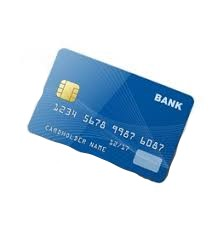
#> input picture proccesor/sample/im1.jpg, 212 x 238 px
$ python -i card_detection.py   (imports and definitions only)
#> lines starting #> are read from the running program, lines starting #| are printed output that depends on the picture; after the words box and inside, x2 and y2 are one past the last pixel; in counts of white or black regions, pixels touching at a corner belong together
#> further down, picture is the input picture: shape (238, 212, 3); mean B, G, R 231, 217.2, 200.9
# card_processor.py
import numpy as np
import math
import cv2
import cv2 as cv
from operator import mul
from functools import reduce

def compute_square_quad(box):
    def compute_dist(p1, p2):
        return sum([(d1 - d2) ** 2 for d1,d2 in zip(p1, p2)]) ** 0.5

    def compte_square_tri(p1, p2, p3):
        a = compute_dist(p1, p2)
        b = compute_dist(p2, p3)
        c = compute_dist(p1, p3)
        p = (a + b + c) / 2
        return math.sqrt(p * (p - a) * (p - b) * (p - c))

    p1, p2, p3, p4 = box
    return compte_square_tri(p1, p2, p3) + \
          compte_square_tri(p1, p4, p3)

def choose_card_box(img, boxes, eps = 0.01):
    img_square = reduce(mul, img.shape[:2], 1)

    square_box_list = []

    for box in boxes:
        square_box_list.append([compute_square_quad(box), box])

    square_box_list.sort(key=lambda x: x[0], reverse=True)
    square_box_list[0]

    for square, box in square_box_list:
        if 1 - square / img_square > eps:  # exclude picture border
            # cv.drawContours(img,[box],0,(255,0,0),2) # рисуем прямоугольник
            # cv2_imshow(img)
            return box

def order_points(pts):
    # initialzie a list of coordinates that will be ordered
    # such that the first entry in the list is the top-left,
    # the second entry is the top-right, the third is the
    # bottom-right, and the fourth is the bottom-left
    rect = np.zeros((4, 2), dtype = "float32")
    # the top-left point will have the smallest sum, whereas
    # the bottom-right point will have the largest sum
    s = pts.sum(axis = 1)
    rect[0] = pts[np.argmin(s)]
    rect[2] = pts[np.argmax(s)]
    # now, compute the difference between the points, the
    # top-right point will have the smallest difference,
    # whereas the bottom-left will have the largest difference
    diff = np.diff(pts, axis = 1)
    rect[1] = pts[np.argmin(diff)]
    rect[3] = pts[np.argmax(diff)]
    # return the ordered coordinates
    return rect

def four_point_transform(image, pts):
    # obtain a consistent order of the points and unpack them
    # individually
    rect = order_points(pts)
    (tl, tr, br, bl) = rect
    # compute the width of the new image, which will be the
    # maximum distance between bottom-right and bottom-left
    # x-coordiates or the top-right and top-left x-coordinates
    widthA = np.sqrt(((br[0] - bl[0]) ** 2) + ((br[1] - bl[1]) ** 2))
    widthB = np.sqrt(((tr[0] - tl[0]) ** 2) + ((tr[1] - tl[1]) ** 2))
    maxWidth = max(int(widthA), int(widthB))
    # compute the height of the new image, which will be the
    # maximum distance between the top-right and bottom-right
    # y-coordinates or the top-left and bottom-left y-coordinates
    heightA = np.sqrt(((tr[0] - br[0]) ** 2) + ((tr[1] - br[1]) ** 2))
    heightB = np.sqrt(((tl[0] - bl[0]) ** 2) + ((tl[1] - bl[1]) ** 2))
    maxHeight = max(int(heightA), int(heightB))
    # now that we have the dimensions of the new image, construct
    # the set of destination points to obtain a "birds eye view",
    # (i.e. top-down view) of the image, again specifying points
    # in the top-left, top-right, bottom-right, and bottom-left
    # order
    dst = np.array([
      [0, 0],
      [maxWidth - 1, 0],
      [maxWidth - 1, maxHeight - 1],
      [0, maxHeight - 1]], dtype = "float32")
    # compute the perspective transform matrix and then apply it
    M = cv2.getPerspectiveTransform(rect, dst)
    warped = cv2.warpPerspective(image, M, (maxWidth, maxHeight))
    # return the warped image
    return warped

def get_card_img(img):
    hsv_min = np.array((0, 54, 5), np.uint8)
    hsv_max = np.array((187, 255, 253), np.uint8)

    hsv = cv.cvtColor( img, cv.COLOR_BGR2HSV ) # меняем цветовую модель с BGR на HSV
#> hsv: shape (238, 212, 3); mean H, S, V 33.1, 49.3, 231.6
    thresh = cv.inRange( hsv, hsv_min, hsv_max ) # применяем цветовой фильтр
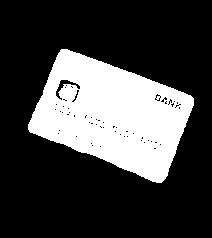
#> thresh: shape (238, 212); 26.1% white; 1 white region
    contours0, hierarchy = cv.findContours( thresh.copy(), cv.RETR_TREE, cv.CHAIN_APPROX_SIMPLE)
#> contours0 = 70 contours, 67 with area under 20; largest, box (x1, y1, x2, y2) and area: (28, 49, 194, 183) 13198, (55, 79, 81, 101) 154, (71, 89, 80, 103) 33

    # перебираем все найденные контуры в цикле
    boxes = []
    # img2show = img.copy()
    for i, cnt in enumerate(contours0):
        rect = cv.minAreaRect(cnt) # пытаемся вписать прямоугольник
        box = cv.boxPoints(rect) # поиск четырех вершин прямоугольника
        box = np.int0(box) # округление координат
        boxes.append(box)
#> this loop made 70 passes
#> (cnt, rect, box) on passes 3, 4, 5, 6, 8: ([[99, 146], [100, 145], [101, 146], [100, 147]], ((100, 146), (1.41, 1.41), -45), [[100, 147], [99, 146], [100, 145], [101, 146]]), ([[91, 145], [92, 144], [93, 145], [92, 146]], ((92, 145), (1.41, 1.41), -45), [[92, 146], [91, 145], [92, 144], [93, 145]]), ([[159, 144], [160, 143], [161, 144], [160, 145]], ((160, 144), (1.41, 1.41), -45), [[160, 145], [159, 144], [160, 143], [161, 144]]), ([[90, 143], [91, 142], [92, 143], [91, 144]], ((91, 143), (1.41, 1.41), -45), [[91, 144], [90, 143], [91, 142], [92, 143]]), ([[143, 142], [144, 141], [145, 142], [144, 143]], ((144, 142), (1.41, 1.41), -45), [[144, 143], [143, 142], [144, 141], [145, 142]])
#> (rect, box) on passes 1, 2, 7, 12, 19, 25: (((111.7, 114.1), (94.14, 148), -68.12), [[162, 185], [25, 130], [60, 42], [197, 97]]), (((154.5, 148), (2.12, 2.12), -45), [[154, 149], [153, 148], [154, 146], [156, 148]]), (((155.5, 142), (2.12, 2.12), -45), [[155, 143], [154, 142], [155, 140], [157, 142]]), (((142, 137.5), (2.12, 2.12), -45), [[142, 139], [140, 137], [142, 136], [143, 137]]), (((126.5, 131), (2.12, 2.12), -45), [[126, 132], [125, 131], [126, 129], [128, 131]]), (((113.3, 126.3), (2.83, 2.12), -45), [[113, 128], [111, 126], [113, 124], [115, 126]])
#> after the loop, boxes = 70 items
        # cv.drawContours(img2show,[box],0,(255,0,0),2) # рисуем прямоугольник

    # cv2_imshow(img2show) # вывод обработанного кадра в окно

    card_box = choose_card_box(img, boxes, eps = 0.01)
#> the loop in choose_card_box, `for box in boxes:` made 70 passes
#> (p1 in compute_square_quad, p2 in compute_square_quad, p3 in compute_square_quad, p4 in compute_square_quad) on passes 1 to 10: ([162, 185], [25, 130], [60, 42], [197, 97]), ([154, 149], [153, 148], [154, 146], [156, 148]), ([100, 147], [99, 146], [100, 145], [101, 146]), ([92, 146], [91, 145], [92, 144], [93, 145]), ([160, 145], [159, 144], [160, 143], [161, 144]), ([91, 144], [90, 143], [91, 142], [92, 143]), ([155, 143], [154, 142], [155, 140], [157, 142]), ([144, 143], [143, 142], [144, 141], [145, 142]), ([151, 142], [150, 141], [151, 140], [152, 141]), ([148, 141], [147, 140], [148, 139], [149, 140])
#> box on passes 45 to 50: [[63, 107], [62, 106], [63, 105], [64, 106]], [[176, 107], [174, 105], [177, 103], [179, 105]], [[179, 105], [178, 104], [179, 102], [181, 104]], [[168, 105], [167, 104], [168, 103], [169, 104]], [[56, 105], [55, 104], [56, 103], [57, 104]], [[172, 107], [169, 104], [172, 101], [175, 104]]
#> the loop in choose_card_box, `for square, box in square_box_list:` made 1 pass
#> (square, box) on pass 1: (13981, [[162, 185], [25, 130], [60, 42], [197, 97]])
    return four_point_transform(img, card_box), card_box
#> in four_point_transform, `warped = cv2.warpPerspective(image, M, (maxWidth, maxHeight))`:
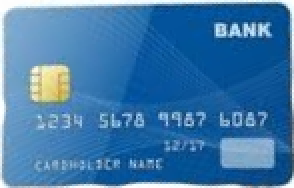
#> warped: shape (94, 147, 3) (shown 2 times larger); mean B, G, R 170.6, 121.2, 63.7

>>> import cv2
>>> picture = cv2.imread('sample/im1.jpg')
>>> result = get_card_img(picture)
